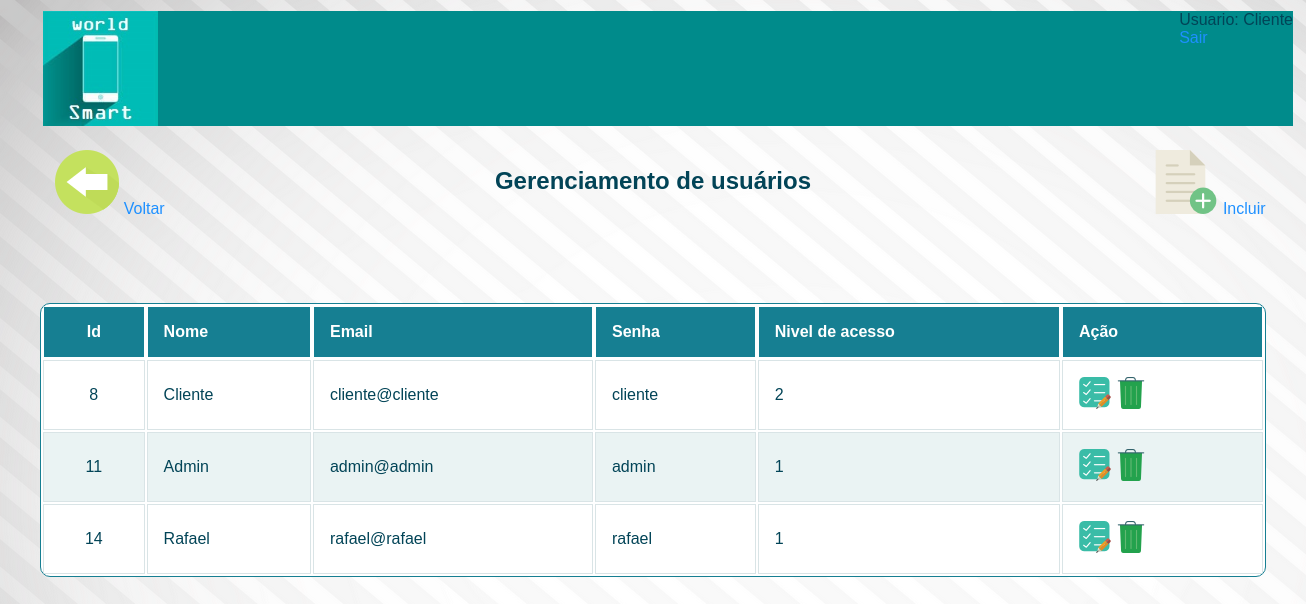
Screenshot of /listauser.php (signed in) with the database file from the repository.
### tables this page shows
CREATE TABLE `usuarios` (
  `id` int(11) NOT NULL AUTO_INCREMENT,
  `nome` varchar(220) NOT NULL,
  `email` varchar(520) NOT NULL,
  `senha` varchar(50) NOT NULL,
  `situacoe_id` int(11) NOT NULL DEFAULT '0',
  `niveis_acesso_id` int(11) NOT NULL,
  `created` datetime NOT NULL,
  `modified` datetime DEFAULT NULL,
  PRIMARY KEY (`id`)
);

### listauser.php (the view, shortened to what this page needs)
<?php
include 'conexao.php';
?>
<html>
    <link rel="stylesheet" type="text/css" href="style.css">
  </head>
  <body style="background-image: url(parede.png)">
  <table>
<tr>
<td> <div>
 <div id="main-banner">
<img src="icone.jpg"  height=100% >
<div id="sup_direito">
<?php
if ( !isset($_SESSION['usuarioNome'])) {
    session_destroy();
    unset ($_SESSION['login']);
    unset ($_SESSION['senha']);
    header('location:index.php');
}else{
	echo "Usuario: ".$_SESSION['usuarioNome'];
}
?>
<a href="sair.php">Sair</a>
</div> </td>
</tr>
</table>
<br>
<body><div align="center">
<header> <h2>Gerenciamento de usuários</h2>  </header>
	<br><br>
	<div id="fundo">
<div id="Barrinha"> <a href ="incluiruser.php"><img src='images/incluir.png'> Incluir</a></div>
	<br><br>
	<div id="Barrinha2"> <a href ="administrativo.php"><img src='images/back.png'> Voltar</a></div>
<table class="responstable">
<tr>
<th> Id </th>
<th> Nome </th>
<th> Email </th>
<th> Senha </th>
<th> Nivel de acesso </th>
<th> Ação </th>
</tr>
<?php
$sql = "select id, nome , email, senha, situacoe_id, niveis_acesso_id from usuarios";
$res = mysqli_query($conn , $sql);
if(mysqli_num_rows($res) > 0){
	while($row = mysqli_fetch_assoc($res)){
		?>
		<tr>
		<td><?=$row['id']?></td>
		<td><?=$row['nome']?></td>
		<td><?=$row['email']?></td>
		<td><?=$row['senha']?></td>
		<td><?=$row['niveis_acesso_id']?></td>
		<td>
		<a href="alteraruser.php?id=<?=$row['id']?>"><img src='images/editar.png'></a>
		<a href="excluiruser.php?id=<?=$row['id']?>"><img src='images/excluir.png'></a>
		</td>
		</tr>
		<?php
	}
}
?>
</table>

### style.css (style rules this page uses)
#sup_direito { float:right; width:auto; }
#main-banner { padding: 0; width: 1250px; height: 115px; overflow: hidden; background: #008B8B; }

### listauser.php (style rules this page uses)
A:link { text-decoration:none;color:#1E90FF; }
#Barrinha { z-index:9; position: absolute; left: 1110px; top:150px; width: 200px; height: 50px; }
#Barrinha2 { z-index:9; position: absolute; left: 10px; top:150px; width: 200px; height: 50px; }
.responstable { margin: 1em 0; width: 100%; overflow: hidden; background: #FFF; color: #024457; border-radius: 10px; border: 1px solid #167F92; }
.responstable tr { border: 1px solid #D9E4E6; }
.responstable tr:nth-child(odd) { background-color: #EAF3F3; }
.responstable th { display: none; border: 1px solid #FFF; background-color: #167F92; color: #FFF; padding: 1em; }
.responstable th:first-child { display: table-cell; text-align: center; }
.responstable th:nth-child(2) { display: table-cell; }
.responstable th:nth-child(2):after { content: attr(data-th); }
@media (min-width: 480px) { .responstable th:nth-child(2):after { display: none; } }
.responstable td { display: block; word-wrap: break-word; max-width: 7em; }
.responstable td:first-child { display: table-cell; text-align: center; border-right: 1px solid #D9E4E6; }
@media (min-width: 480px) { .responstable td { border: 1px solid #D9E4E6; } }
.responstable th, .responstable td { text-align: left; margin: .5em 1em; }
@media (min-width: 480px) { .responstable th, .responstable td { display: table-cell; padding: 1em; } }
body { padding: 0 2em; font-family: Arial, sans-serif; color: #024457; background: #f2f2f2; }

### rows the page displays
usuarios: id "8", nome "Cliente", email "cliente@cliente", senha "cliente", niveis_acesso "2"
usuarios: id "11", nome "Admin", email "admin@admin", senha "admin", niveis_acesso "1"
usuarios: id "14", nome "Rafael", email "rafael@rafael", senha "rafael", niveis_acesso "1"

### other values shown
$_SESSION['usuarioNome'] "Cliente"
